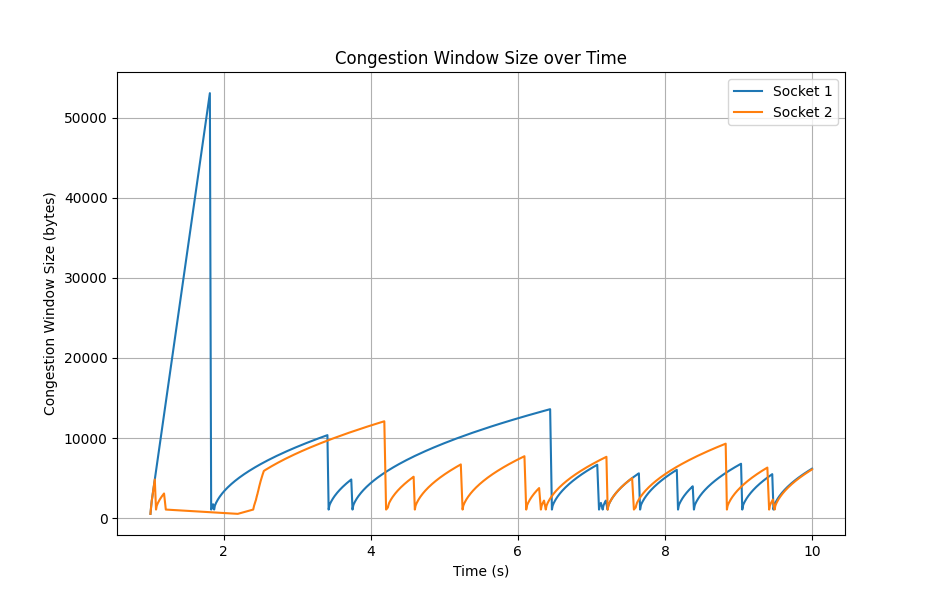

Generate this figure with Python:
import matplotlib.pyplot as plt

def parse_cwnd_file(filename):
    times1 = []
    cwnds1 = []
    times2 = []
    cwnds2 = []

    with open(filename, 'r') as f:
        for line in f:
            parts = line.strip().split()
            socket_id = parts[0]
            time = float(parts[1])
            cwnd = int(parts[2])
            
            if socket_id == "1":
                times1.append(time)
                cwnds1.append(cwnd)
            elif socket_id == "2":
                times2.append(time)
                cwnds2.append(cwnd)

    return times1, cwnds1, times2, cwnds2

def plot_cwnd(times1, cwnds1, times2, cwnds2):
    plt.figure(figsize=(10, 5))
    
    plt.plot(times1, cwnds1, label='Socket 1')
    plt.plot(times2, cwnds2, label='Socket 2')
    
    plt.xlabel('Time (s)')
    plt.ylabel('Congestion Window Size (bytes)')
    plt.title('Congestion Window Size over Time')
    plt.legend()
    plt.grid(True)
    plt.show()

if __name__ == "__main__":
    times1, cwnds1, times2, cwnds2 = parse_cwnd_file("/home/matteo/ns-3-dev/scratch/ns-3-assignments/first/first-assignment-tcp-cwnd.txt")
    plot_cwnd(times1, cwnds1, times2, cwnds2)
